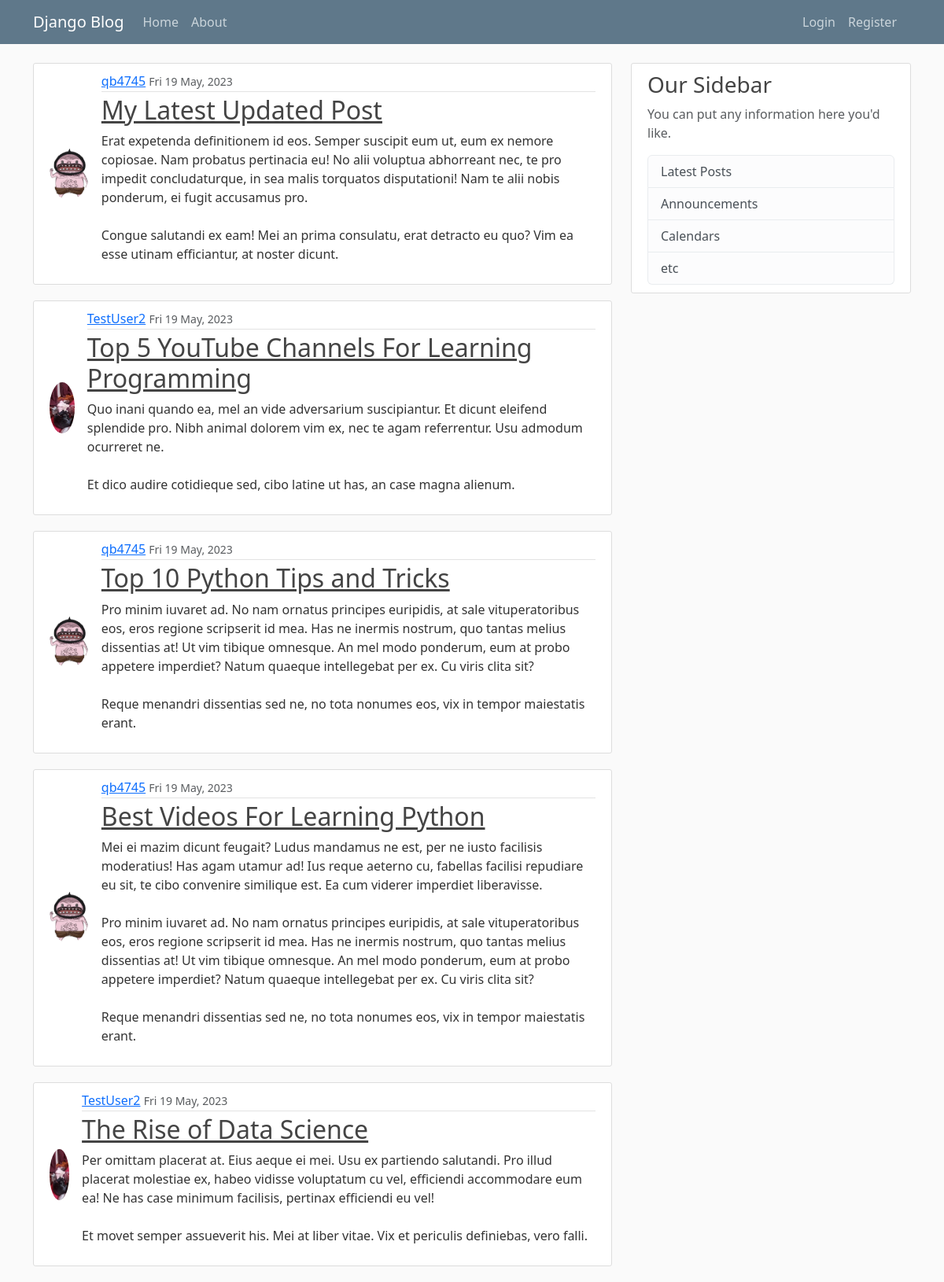
The page / on the database its author committed.
### blog/models.py (models this page shows, shortened)
class Post(models.Model):
    title = models.CharField(max_length=100)
    content = models.TextField()
    date_posted = models.DateTimeField(default=timezone.now)
    author = models.ForeignKey(User, on_delete=models.CASCADE)

### users/models.py (models this page shows, shortened)
class Profile(models.Model):
    user = models.OneToOneField(User, on_delete=models.CASCADE)
    image = models.ImageField(default="default.jpg", upload_to="profile_pics")

### blog/views.py (the view)
# urls.py: path("", PostListView.as_view(), name="blog-home"),
class PostListView(ListView):
    model = Post
    template_name = "blog/home.html"  # <app>/<model>_<viewtype>.html
    context_object_name = "posts"
    ordering = ["-date_posted"]
    paginate_by = 5

### blog/templates/blog/home.html
{% extends "blog/base.html"%} {% block content %} {% for post in posts%}
<article class="media content-section profile-media-body">
	<img
		class="rounded-circle article-img"
		src="{{ post.author.profile.image.url }}"
	/>
	<div class="media-body">
		<div class="article-metadata">
			<a class="mr-2" href="#">{{ post.author }}</a>
			<small class="text-muted"
				>{{ post.date_posted|date:"D d M, Y" }}</small
			>
		</div>
		<h2><a class="article-title" href="#">{{ post.title }}</a></h2>
		<p class="article-content">{{ post.content }}</p>
	</div>
</article>
{% endfor%} {% endblock content %}

### blog/static/blog/main.css (style rules this page uses)
body { background: #fafafa; color: #333333; margin-top: 5rem; }
h1, h2, h3, h4, h5, h6 { color: #444444; }
.content-section { background: #ffffff; padding: 10px 20px; border: 1px solid #dddddd; border-radius: 3px; margin-bottom: 20px; }
.article-title { color: #444444; }
.article-content { white-space: pre-line; }
.article-img { height: 65px; width: 65px; margin-right: 16px; }
.article-metadata { padding-bottom: 1px; margin-bottom: 4px; border-bottom: 1px solid #e3e3e3 }
.profile-media-body { display: flex; align-items: center; }

### rows shown on the page
Post: author.profile.image (picture), author "qb4745", date_posted "Fri 19 May, 2023", title "My Latest Updated Post", content "Erat expetenda definitionem id eos. Semper suscipit eum ut, eum ex nemore copiosae. Nam probatus pertinacia eu! No alii voluptua abhorreant nec, te pro impedit concludaturque, in sea malis torquatos disputationi! Nam te alii nobis ponderum, ei fugit accusamus pro. Congue salutandi ex eam! Mei an prima consulatu, erat detracto eu quo? Vim ea esse utinam efficiantur, at noster dicunt."
Post: author.profile.image (picture), author "TestUser2", date_posted "Fri 19 May, 2023", title "Top 5 YouTube Channels For Learning Programming", content "Quo inani quando ea, mel an vide adversarium suscipiantur. Et dicunt eleifend splendide pro. Nibh animal dolorem vim ex, nec te agam referrentur. Usu admodum ocurreret ne. Et dico audire cotidieque sed, cibo latine ut has, an case magna alienum."
Post: author.profile.image (picture), author "qb4745", date_posted "Fri 19 May, 2023", title "Top 10 Python Tips and Tricks", content "Pro minim iuvaret ad. No nam ornatus principes euripidis, at sale vituperatoribus eos, eros regione scripserit id mea. Has ne inermis nostrum, quo tantas melius dissentias at! Ut vim tibique omnesque. An mel modo ponderum, eum at probo appetere imperdiet? Natum quaeque intellegebat per ex. Cu viris clita sit? Reque menandri dissentias sed ne, no tota nonumes eos, vix in tempor maiestatis erant."
Post: author.profile.image (picture), author "qb4745", date_posted "Fri 19 May, 2023", title "Best Videos For Learning Python", content "Mei ei mazim dicunt feugait? Ludus mandamus ne est, per ne iusto facilisis moderatius! Has agam utamur ad! Ius reque aeterno cu, fabellas facilisi repudiare eu sit, te cibo convenire similique est. Ea cum viderer imperdiet liberavisse. Pro minim iuvaret ad. No nam ornatus principes euripidis, at sale vituperatoribus eos, eros regione scripserit id mea. Has ne inermis nostrum, quo tantas melius dissentias at! Ut vim tibique omnesque. An mel modo ponderum, eum at probo appetere imperdiet? Natum quaeque intellegebat per ex. Cu viris clita sit? Reque menandri dissentias sed ne, no tota nonumes eos, vix in tempor maiestatis erant."
Post: author.profile.image (picture), author "TestUser2", date_posted "Fri 19 May, 2023", title "The Rise of Data Science", content "Per omittam placerat at. Eius aeque ei mei. Usu ex partiendo salutandi. Pro illud placerat molestiae ex, habeo vidisse voluptatum cu vel, efficiendi accommodare eum ea! Ne has case minimum facilisis, pertinax efficiendi eu vel! Et movet semper assueverit his. Mei at liber vitae. Vix et periculis definiebas, vero falli."
